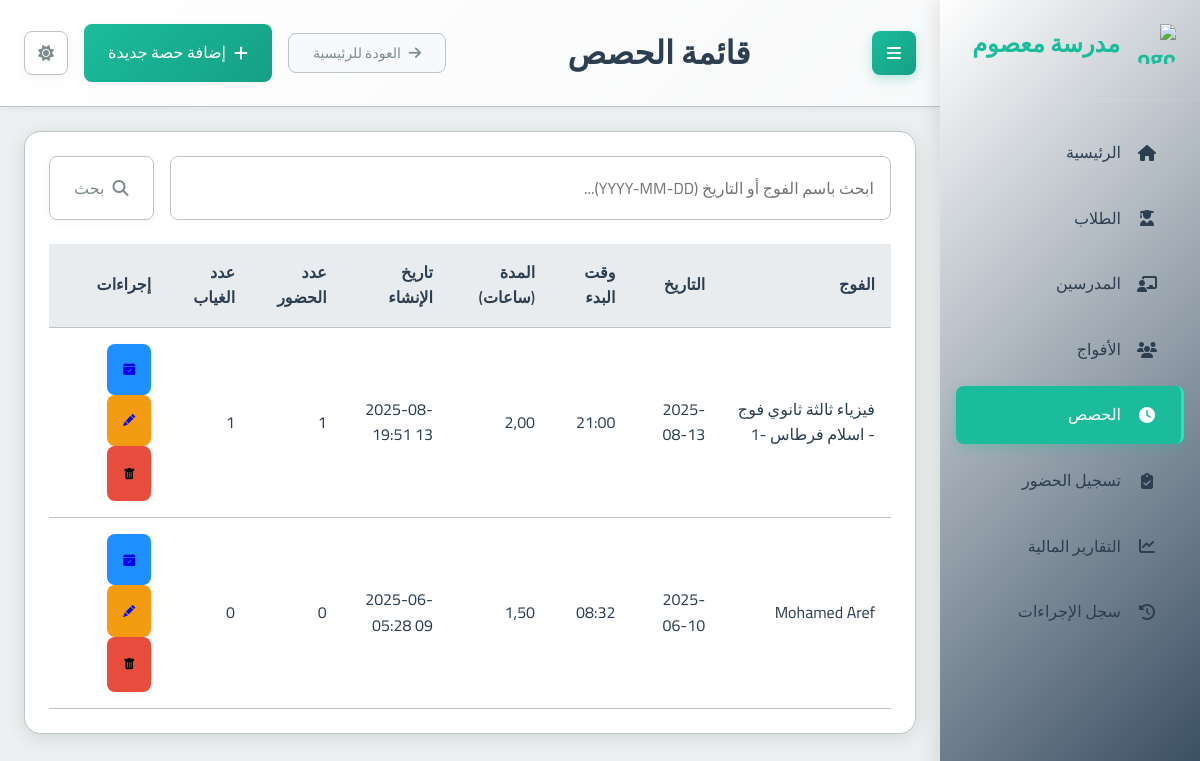
The app's page /sessions/ with its own data.
### school_app/models.py (models this page shows, shortened)
class Session(models.Model):
    group = models.ForeignKey(Group, on_delete=models.CASCADE, related_name='sessions', verbose_name="الفوج")
    date = models.DateField(verbose_name="التاريخ")
    start_time = models.TimeField(verbose_name="وقت البدء")
    duration = models.DecimalField(max_digits=4, decimal_places=2, verbose_name="المدة (ساعات)")
    teacher_attended = models.BooleanField(null=True, blank=True, verbose_name="حضور المدرس")
    teacher_compensated = models.BooleanField(default=False, verbose_name="تم تعويض المدرس") # New field
    created_at = models.DateTimeField(auto_now_add=True, verbose_name="تاريخ الإنشاء")
    class Meta:
        verbose_name = "حصة"
        verbose_name_plural = "الحصص"
    def present_students_count(self):
        return self.attendance_set.filter(present=True).count()
    def absent_students_count(self):
        return self.attendance_set.filter(present=False).count()

class Group(models.Model):
    name = models.CharField(max_length=100, verbose_name="اسم الفوج")
    subject = models.ForeignKey(Subject, on_delete=models.PROTECT, verbose_name="المادة")
    teacher = models.ForeignKey(Teacher, on_delete=models.CASCADE, verbose_name="المدرس")
    academic_levels = models.ManyToManyField(AcademicLevel, verbose_name="المستويات الدراسية المتوافقة")
    price_per_4_sessions = models.DecimalField(max_digits=10, decimal_places=2, verbose_name="السعر لكل 4 حصص")
    session_day = models.IntegerField(choices=[
        (0, 'الاثنين'),
        (1, 'الثلاثاء'),
        (2, 'الأربعاء'),
        (3, 'الخميس'),
        (4, 'الجمعة'),
        (5, 'السبت'),
        (6, 'الأحد')
    ], verbose_name="يوم الحصة")
    session_start_time = models.TimeField(verbose_name="وقت بداية الحصة")
    session_duration = models.DecimalField(max_digits=4, decimal_places=2, default=1.5, verbose_name="مدة الحصة (ساعات)")
    students = models.ManyToManyField(Student, blank=True, verbose_name="الطلاب المسجلون")
    created_at = models.DateTimeField(auto_now_add=True, verbose_name="تاريخ الإنشاء")
    is_continuous = models.BooleanField(default=False, verbose_name="فوج مستمر (تُنشأ الحصص أسبوعياً تلقائياً)")
    created_sessions_until = models.DateField(null=True, blank=True, verbose_name="تم إنشاء الحصص حتى تاريخ")
    class Meta:
        verbose_name = "فوج"
        verbose_name_plural = "الأفواج"

### school_app/views.py (the view)
# urls.py: path('sessions/', views.session_list, name='session_list'),
def session_list(request):
    query = request.GET.get('q', '').strip()
    sessions_qs = Session.objects.select_related('group')
    if query:
        try:
            datetime.datetime.strptime(query, '%Y-%m-%d')
            sessions_qs = sessions_qs.filter(date=query)
        except ValueError:
            sessions_qs = sessions_qs.filter(group__name__icontains=query)
    sessions = sessions_qs.order_by('-date', '-start_time') # Apply ordering after filtering
    context = {
        'sessions': sessions,
        'page_title': 'قائمة الحصص',
        'search_query': query
    }
    return render(request, 'school_app/session_list.html', context)

### templates/school_app/session_list.html (shortened to what this page needs)
{% extends "base.html" %}
{% block page_title %}{{ page_title|default:"قائمة الحصص" }}{% endblock %}
{% block header_actions %}
  <a href="{% url 'add_session' %}" class="btn btn-primary">
    <i class="fas fa-plus"></i> إضافة حصة جديدة
  </a>
{% endblock %}
{% block content %}
<div class="card">
  <div class="card-body">
    <form method="get" action="{% url 'session_list' %}" class="mb-3">
      <div class="input-group">
        <input type="text" name="q" class="form-control" placeholder="ابحث باسم الفوج أو التاريخ (YYYY-MM-DD)..." value="{{ search_query|default:'' }}">
        <div class="input-group-append">
          <button class="btn btn-outline-secondary" type="submit">
            <i class="fas fa-search"></i> بحث
          </button>
        </div>
      </div>
    </form>
    {% if sessions %}
      <div class="table-container">
        <table class="table table-striped">
          <thead>
            <tr>
              <th>الفوج</th>
              <th>التاريخ</th>
              <th>وقت البدء</th>
              <th>المدة (ساعات)</th>
              <th>تاريخ الإنشاء</th>
              <th>عدد الحضور</th>
              <th>عدد الغياب</th>
              <th>إجراءات</th>
            </tr>
          </thead>
          <tbody>
            {% for session in sessions %}
              <tr>
                <td>{{ session.group.name }}</td>
                <td>{{ session.date|date:"Y-m-d" }}</td>
                <td>{{ session.start_time|time:"H:i" }}</td>
                <td>{{ session.duration }}</td>
                <td>{{ session.created_at|date:"Y-m-d H:i" }}</td>
                <td>{{ session.present_students_count }}</td>
                <td>{{ session.absent_students_count }}</td>
                <td>
                  <a href="{% url 'manage_session_attendance' session.id %}" class="btn btn-sm btn-info" title="إدارة الحضور"> <i class="bi bi-calendar-check-fill"></i><span class="sr-only">إدارة الحضور</span></a>
                  <a href="{% url 'edit_session' session.id %}" class="btn btn-sm btn-warning" title="تعديل"> <i class="bi bi-pencil-fill"></i><span class="sr-only">تعديل</span></a>
                  <form action="{% url 'delete_session' session.id %}" method="post" style="display: inline; margin-left: 5px;" onsubmit="return confirm('هل أنت متأكد أنك تريد حذف هذه الحصة؟ سيتم حذف جميع سجلات الحضور المتعلقة بها أيضاً.');">
                      <button type="submit" class="btn btn-danger btn-sm" title="حذف"><i class="bi bi-trash-fill"></i><span class="sr-only">حذف</span></button>
                  </form>
                </td>
              </tr>
            {% endfor %}
          </tbody>
        </table>
      </div>
    {% else %}
      <p class="text-center text-muted">لا توجد حصص مجدولة حالياً.</p>
      <div class="text-center mt-3">
         <a href="{% url 'add_session' %}" class="btn btn-primary">إضافة حصة جديدة</a>
      </div>
    {% endif %}
  </div>
</div>
{% endblock %}

### static/css/main.css (style rules this page uses)
:root { --primary-color: #2c3e50; --primary-light: #34495e; --primary-darker: #1a252f; --accent-color: #1abc9c; --accent-light: #2fe2b3; --accent-dark: #16a085; --text-color: #2c3e50; --text-secondary: #7f8c8d; --text-on-primary: #ffffff; --text-on-accent: #ffffff; --text-nav: #2c3e50; --background-color: #ecf0f1; --card-background: #ffffff; --input-background: #ffffff; --border-color: #bdc3c7; --input-border-color: #bdc3c7; --success-color: #2ecc71; --warning-color: #f39c12; --error-color: #e74c3c; --info-color: #1E90FF; --table-header-background: #e9ecef; --table-row-hover-background: #f8f9fa; --box-shadow-color: rgba(0, 0, 0, 0.1); --box-shadow-color-hover: rgba(0, 0, 0, 0.15); --box-shadow-soft-color: rgba(0, 0, 0, 0.05); --subtle-background: #f8f9fa; --spacing-xs: 8px; --spacing-sm: 16px; --spacing-md: 24px; --spacing-lg: 32px; --spacing-xl: 48px; --font-family: 'Cairo', sans-serif; --font-size-xs: 12px; --font-size-sm: 14px; --font-size-md: 16px; --font-size-lg: 20px; --font-size-xl: 24px; --font-size-xxl: 32px; --border-radius-sm: 4px; --border-radius-md: 8px; --border-radius-lg: 16px; --transition-fast: 0.2s ease; --transition-normal: 0.3s ease; --transition-slow: 0.5s ease; --sidebar-width: 260px; }
* { margin: 0; padding: 0; box-sizing: border-box; direction: rtl; }
html { direction: rtl; font-size: 16px; }
body { font-family: var(--font-family); background-color: var(--background-color); color: var(--text-color); line-height: 1.6; transition: background-color var(--transition-normal), color var(--transition-normal); overflow-x: hidden; }
.btn-warning { background: var(--warning-color); }
.btn-danger { background: var(--error-color); }
.btn-info { background: var(--info-color); }
.card { background-color: var(--card-background); border-radius: var(--border-radius-lg); box-shadow: 0 4px 20px var(--box-shadow-color); margin-bottom: var(--spacing-md); overflow: hidden; transition: all var(--transition-normal); border: 1px solid var(--border-color); }
.card-body { padding: var(--spacing-md); color: var(--text-color); }
.btn { font-family: var(--font-family); padding: var(--spacing-sm) var(--spacing-md); border: none; border-radius: var(--border-radius-md); cursor: pointer; font-size: var(--font-size-md); font-weight: 500; text-decoration: none; display: inline-flex; align-items: center; gap: var(--spacing-xs); transition: all var(--transition-fast); box-shadow: 0 2px 8px var(--box-shadow-soft-color); }
.btn-primary { background: linear-gradient(135deg, var(--accent-color) 0%, var(--accent-dark) 100%); color: var(--text-on-accent); }
.btn-outline-secondary { background-color: transparent; border: 1px solid var(--border-color); color: var(--text-secondary); }
input, select, textarea { font-family: var(--font-family); width: 100%; padding: var(--spacing-sm); border: 1px solid var(--input-border-color); border-radius: var(--border-radius-md); background-color: var(--input-background); color: var(--text-color); font-size: var(--font-size-md); transition: all var(--transition-fast); }
.btn-sm { font-size: 12px; padding: 1rem; }
.mb-3 { margin-bottom: var(--spacing-md); }
.input-group { display: flex; gap: var(--spacing-sm); }
.table-container { overflow-x: auto; }
table { width: 100%; border-collapse: collapse; }
th, td { padding: var(--spacing-sm); text-align: right; border-bottom: 1px solid var(--border-color); }
th { background-color: var(--table-header-background); font-weight: 600; color: var(--text-color); }

### records on screen
Session: group.name "فيزياء ثالثة ثانوي فوج - اسلام فرطاس -1", date "2025-08-13", start_time "21:00", duration "2,00", created_at "2025-08-13 19:51", present_students_count "1", absent_students_count "1"
Session: group.name "Mohamed Aref", date "2025-06-10", start_time "08:32", duration "1,50", created_at "2025-06-09 05:28", present_students_count "0", absent_students_count "0"

### other values on screen
{{ page_title|default:"قائمة الحصص" }} "قائمة الحصص"
